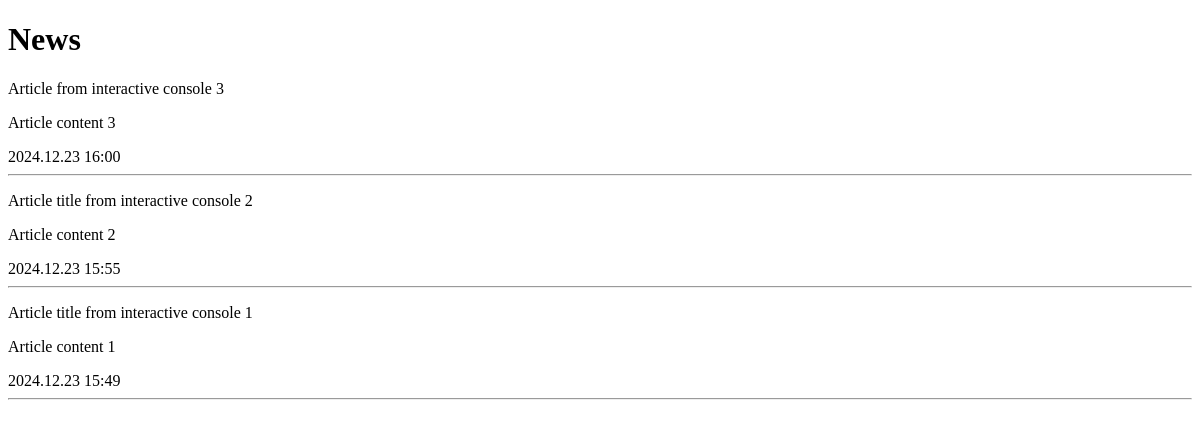
The app's page /, older data.
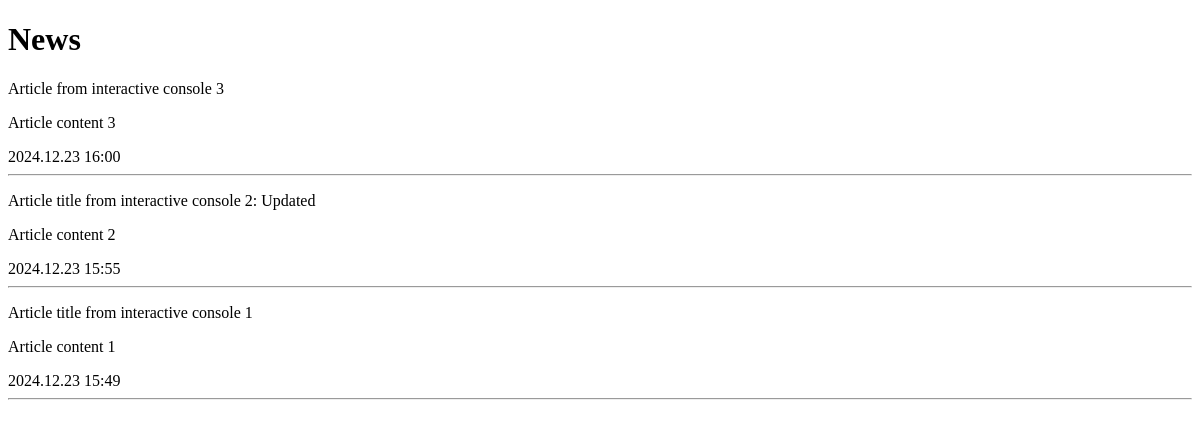
The same page, newer data.
### news/models.py (models this page shows)
class Article(models.Model):
    title = models.CharField('Title', max_length=50)
    content = models.TextField('Content', blank=True) # blank means, is this field required
    created_at = models.DateTimeField('Creation date', auto_now_add=True)
    updated_at = models.DateTimeField('Updating date', auto_now=True)
    image = models.ImageField('Image', upload_to='images/%Y/%m/%d/')
    is_published = models.BooleanField('Published', default=True)
    """
    __str__
    used to provide a string representation of a model object
    and when displaying model objects in the Django admin panel
    """
    def __str__(self):
        return self.title
    class Meta:
        verbose_name='Article'
        verbose_name_plural='Articles'

### news/views.py (the view)
# urls.py: path('', index, name="news")
def index(request):
    news = Article.objects.order_by('-created_at')
    data = {
      'news': news,
    }
    return render(request, 'news/index.html', data)

### news/templates/news/index.html (shortened to what this page needs)
<!DOCTYPE html>
<html lang="en">
<head>
</head>
<body>
    <h1>News</h1>
    {% for article in news %}
    <div>
        <p>
            {{article.title}}
        </p>
        <p>{{article.content}}</p>
        <div>{{article.created_at| date:'Y.m.d H:i'}}</div>
    </div>
    <hr>
    {% endfor %}
</body>
</html>

Row changes from the older to the newer data that the page shows:
changed Article "Article content 2": title "Article title from interactive console 2" → "Article title from interactive console 2: Updated"
